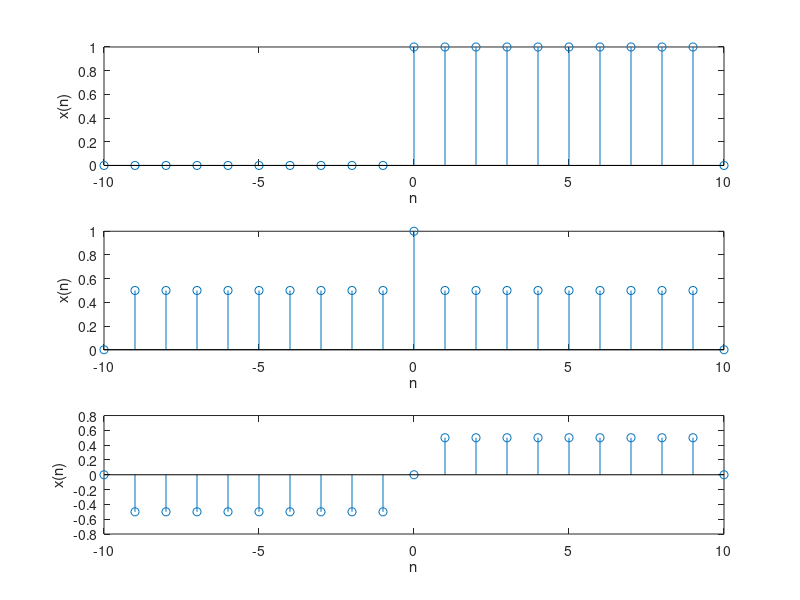

Source code (MATLAB):
n=-10:10
u1=(n>=0);
u2=(n>=10);
u=u1-u2;
xe=0.5*(u+fliplr(u));
xo=0.5*(u-fliplr(u));
subplot(3,1,1);
stem(n,u);
xlabel('n');
ylabel('x(n)');
subplot(3,1,2);
stem(n,xe);
xlabel('n');
ylabel('x(n)');
subplot(3,1,3);
stem(n,xo);
xlabel('n');
ylabel('x(n)');
